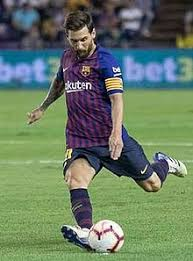
#> input picture files/input/file01.jpg, 193 x 261 px, found by its file name
$ python app.py
#> lines starting #> are read from the running program, lines starting #| are printed output that depends on the picture
import os
import cv2 as cv
from matplotlib import pyplot as plt


if __name__ == "__main__":
  cwd = os.getcwd()
  input_file_full_path = os.path.join(cwd, 'files/input/file01.jpg')

  print(input_file_full_path)

  try:
    img = cv.imread(input_file_full_path, 0)
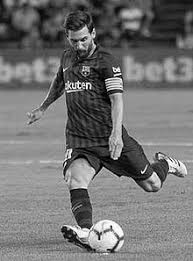
#> img: shape (261, 193); min 0, max 255, mean 114.8
    edges = cv.Canny(img, 100, 200)
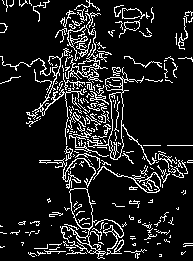
#> edges: shape (261, 193); 11.9% white in thin lines or dots

    plt.subplot(121),plt.imshow(img,cmap='gray')
    plt.title('Original Image'), plt.xticks([]), plt.yticks([])
    plt.subplot(122),plt.imshow(edges,cmap='gray')
    plt.title('Edge Image'), plt.xticks([]), plt.yticks([])
    plt.show()
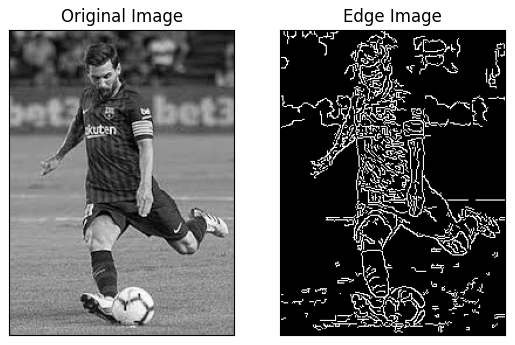
#> figure drawn by matplotlib, 2 panels
  except Exception as ex:
    print(ex)
